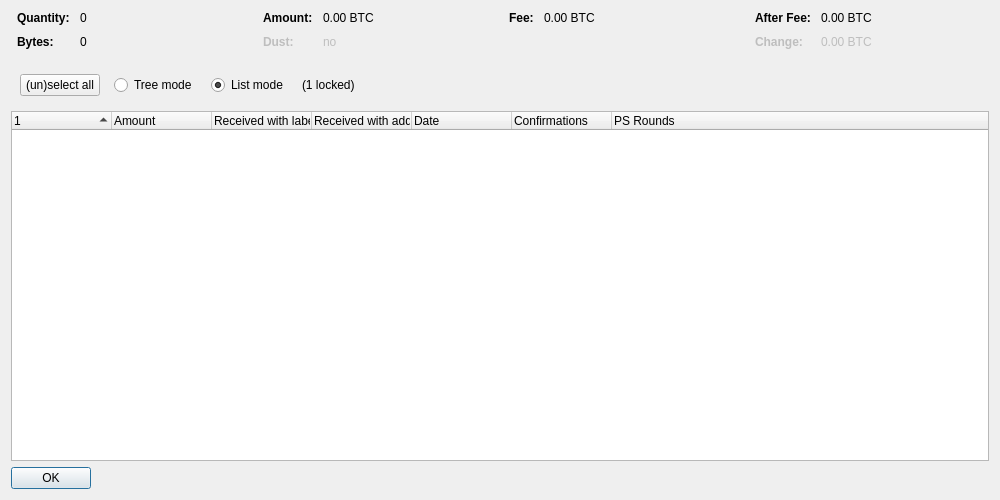
<?xml version="1.0" encoding="UTF-8"?>
<ui version="4.0">
 <class>CoinControlDialog</class>
 <widget class="QDialog" name="CoinControlDialog">
  <property name="geometry">
   <rect>
    <x>0</x>
    <y>0</y>
    <width>1000</width>
    <height>500</height>
   </rect>
  </property>
  <property name="windowTitle">
   <string>Coin Selection</string>
  </property>
  <layout class="QVBoxLayout" name="verticalLayout">
   <item>
    <layout class="QHBoxLayout" name="horizontalLayoutTop" stretch="0,0,0,0">
     <property name="topMargin">
      <number>0</number>
     </property>
     <property name="bottomMargin">
      <number>10</number>
     </property>
     <item>
      <layout class="QFormLayout" name="formLayoutCoinControl1">
       <property name="horizontalSpacing">
        <number>10</number>
       </property>
       <property name="verticalSpacing">
        <number>10</number>
       </property>
       <property name="leftMargin">
        <number>6</number>
       </property>
       <property name="rightMargin">
        <number>6</number>
       </property>
       <item row="0" column="0">
        <widget class="QLabel" name="labelCoinControlQuantityText">
         <property name="font">
          <font>
           <weight>75</weight>
           <bold>true</bold>
          </font>
         </property>
         <property name="text">
          <string>Quantity:</string> 
         </property>
        </widget>
       </item>
       <item row="0" column="1">
        <widget class="QLabel" name="labelCoinControlQuantity">
         <property name="cursor">
          <cursorShape>IBeamCursor</cursorShape>
         </property>
         <property name="contextMenuPolicy">
          <enum>Qt::ActionsContextMenu</enum>
         </property>
         <property name="text">
          <string notr="true">0</string>
         </property>
         <property name="textInteractionFlags">
          <set>Qt::LinksAccessibleByMouse|Qt::TextSelectableByKeyboard|Qt::TextSelectableByMouse</set>
         </property>
        </widget>
       </item>
       <item row="1" column="0">
        <widget class="QLabel" name="labelCoinControlBytesText">
         <property name="font">
          <font>
           <weight>75</weight>
           <bold>true</bold>
          </font>
         </property>
         <property name="text">
          <string>Bytes:</string>
         </property>
        </widget>
       </item>
       <item row="1" column="1">
        <widget class="QLabel" name="labelCoinControlBytes">
         <property name="cursor">
          <cursorShape>IBeamCursor</cursorShape>
         </property>
         <property name="contextMenuPolicy">
          <enum>Qt::ActionsContextMenu</enum>
         </property>
         <property name="text">
          <string notr="true">0</string>
         </property>
         <property name="textInteractionFlags">
          <set>Qt::LinksAccessibleByMouse|Qt::TextSelectableByKeyboard|Qt::TextSelectableByMouse</set>
         </property>
        </widget>
       </item>
      </layout>
     </item>
     <item>
      <layout class="QFormLayout" name="formLayoutCoinControl2">
       <property name="horizontalSpacing">
        <number>10</number>
       </property>
       <property name="verticalSpacing">
        <number>10</number>
       </property>
       <property name="leftMargin">
        <number>6</number>
       </property>
       <property name="rightMargin">
        <number>6</number>
       </property>
       <item row="0" column="0">
        <widget class="QLabel" name="labelCoinControlAmountText">
         <property name="font">
          <font>
           <weight>75</weight>
           <bold>true</bold>
          </font>
         </property>
         <property name="text">
          <string>Amount:</string>
         </property>
        </widget>
       </item>
       <item row="0" column="1">
        <widget class="QLabel" name="labelCoinControlAmount">
         <property name="cursor">
          <cursorShape>IBeamCursor</cursorShape>
         </property>
         <property name="contextMenuPolicy">
          <enum>Qt::ActionsContextMenu</enum>
         </property>
         <property name="text">
          <string notr="true">0.00 BTC</string>
         </property>
         <property name="textInteractionFlags">
          <set>Qt::LinksAccessibleByMouse|Qt::TextSelectableByKeyboard|Qt::TextSelectableByMouse</set>
         </property>
        </widget>
       </item>
       <item row="1" column="0">
        <widget class="QLabel" name="labelCoinControlLowOutputText">
         <property name="enabled">
          <bool>false</bool>
         </property>
         <property name="font">
          <font>
           <weight>75</weight>
           <bold>true</bold>
          </font>
         </property>
         <property name="text">
          <string>Dust:</string>
         </property>
        </widget>
       </item>
       <item row="1" column="1">
        <widget class="QLabel" name="labelCoinControlLowOutput">
         <property name="enabled">
          <bool>false</bool>
         </property>
         <property name="cursor">
          <cursorShape>IBeamCursor</cursorShape>
         </property>
         <property name="contextMenuPolicy">
          <enum>Qt::ActionsContextMenu</enum>
         </property>
         <property name="text">
          <string notr="true">no</string>
         </property>
         <property name="textInteractionFlags">
          <set>Qt::LinksAccessibleByMouse|Qt::TextSelectableByKeyboard|Qt::TextSelectableByMouse</set>
         </property>
        </widget>
       </item>
      </layout>
     </item>
     <item>
      <layout class="QFormLayout" name="formLayoutCoinControl3">
       <property name="horizontalSpacing">
        <number>10</number>
       </property>
       <property name="verticalSpacing">
        <number>10</number>
       </property>
       <property name="leftMargin">
        <number>6</number>
       </property>
       <property name="rightMargin">
        <number>6</number>
       </property>
       <item row="0" column="0">
        <widget class="QLabel" name="labelCoinControlFeeText">
         <property name="font">
          <font>
           <weight>75</weight>
           <bold>true</bold>
          </font>
         </property>
         <property name="text">
          <string>Fee:</string>
         </property>
        </widget>
       </item>
       <item row="0" column="1">
        <widget class="QLabel" name="labelCoinControlFee">
         <property name="cursor">
          <cursorShape>IBeamCursor</cursorShape>
         </property>
         <property name="contextMenuPolicy">
          <enum>Qt::ActionsContextMenu</enum>
         </property>
         <property name="text">
          <string notr="true">0.00 BTC</string>
         </property>
         <property name="textInteractionFlags">
          <set>Qt::LinksAccessibleByMouse|Qt::TextSelectableByKeyboard|Qt::TextSelectableByMouse</set>
         </property>
        </widget>
       </item>
      </layout>
     </item>
     <item>
      <layout class="QFormLayout" name="formLayoutCoinControl4">
       <property name="horizontalSpacing">
        <number>10</number>
       </property>
       <property name="verticalSpacing">
        <number>10</number>
       </property>
       <property name="leftMargin">
        <number>6</number>
       </property>
       <property name="rightMargin">
        <number>6</number>
       </property>
       <item row="0" column="0">
        <widget class="QLabel" name="labelCoinControlAfterFeeText">
         <property name="font">
          <font>
           <weight>75</weight>
           <bold>true</bold>
          </font>
         </property>
         <property name="text">
          <string>After Fee:</string>
         </property>
        </widget>
       </item>
       <item row="0" column="1">
        <widget class="QLabel" name="labelCoinControlAfterFee">
         <property name="cursor">
          <cursorShape>IBeamCursor</cursorShape>
         </property>
         <property name="contextMenuPolicy">
          <enum>Qt::ActionsContextMenu</enum>
         </property>
         <property name="text">
          <string notr="true">0.00 BTC</string>
         </property>
         <property name="textInteractionFlags">
          <set>Qt::LinksAccessibleByMouse|Qt::TextSelectableByKeyboard|Qt::TextSelectableByMouse</set>
         </property>
        </widget>
       </item>
       <item row="1" column="0">
        <widget class="QLabel" name="labelCoinControlChangeText">
         <property name="enabled">
          <bool>false</bool>
         </property>
         <property name="font">
          <font>
           <weight>75</weight>
           <bold>true</bold>
          </font>
         </property>
         <property name="text">
          <string>Change:</string>
         </property>
        </widget>
       </item>
       <item row="1" column="1">
        <widget class="QLabel" name="labelCoinControlChange">
         <property name="enabled">
          <bool>false</bool>
         </property>
         <property name="cursor">
          <cursorShape>IBeamCursor</cursorShape>
         </property>
         <property name="contextMenuPolicy">
          <enum>Qt::ActionsContextMenu</enum>
         </property>
         <property name="text">
          <string notr="true">0.00 BTC</string>
         </property>
         <property name="textInteractionFlags">
          <set>Qt::LinksAccessibleByMouse|Qt::TextSelectableByKeyboard|Qt::TextSelectableByMouse</set>
         </property>
        </widget>
       </item>
      </layout>
     </item>
    </layout>
   </item>
   <item>
    <widget class="QFrame" name="frame">
     <property name="minimumSize">
      <size>
       <width>0</width>
       <height>40</height>
      </size>
     </property>
     <property name="frameShape">
      <enum>QFrame::NoFrame</enum>
     </property>
     <property name="frameShadow">
      <enum>QFrame::Sunken</enum>
     </property>
     <layout class="QHBoxLayout" name="horizontalLayout">
      <item>
       <layout class="QHBoxLayout" name="horizontalLayoutPanel" stretch="0,0,0,0,0">
        <property name="spacing">
         <number>14</number>
        </property>
        <item>
         <widget class="QPushButton" name="pushButtonSelectAll">
          <property name="sizePolicy">
           <sizepolicy hsizetype="Maximum" vsizetype="Fixed">
            <horstretch>0</horstretch>
            <verstretch>0</verstretch>
           </sizepolicy>
          </property>
          <property name="text">
           <string>(un)select all</string>
          </property>
          <property name="autoDefault">
           <bool>false</bool>
          </property>
         </widget>
        </item>
        <item>
         <widget class="QRadioButton" name="radioTreeMode">
          <property name="sizePolicy">
           <sizepolicy hsizetype="Maximum" vsizetype="Fixed">
            <horstretch>0</horstretch>
            <verstretch>0</verstretch>
           </sizepolicy>
          </property>
          <property name="text">
           <string>Tree mode</string>
          </property>
         </widget>
        </item>
        <item>
         <widget class="QRadioButton" name="radioListMode">
          <property name="sizePolicy">
           <sizepolicy hsizetype="Maximum" vsizetype="Fixed">
            <horstretch>0</horstretch>
            <verstretch>0</verstretch>
           </sizepolicy>
          </property>
          <property name="text">
           <string>List mode</string>
          </property>
          <property name="checked">
           <bool>true</bool>
          </property>
         </widget>
        </item>
        <item>
         <widget class="QLabel" name="labelLocked">
          <property name="text">
           <string notr="true">(1 locked)</string>
          </property>
         </widget>
        </item>
        <item>
         <spacer name="horizontalSpacer">
          <property name="orientation">
           <enum>Qt::Horizontal</enum>
          </property>
          <property name="sizeHint" stdset="0">
           <size>
            <width>40</width>
            <height>20</height>
           </size>
          </property>
         </spacer>
        </item>
       </layout>
      </item>
     </layout>
    </widget>
   </item>
   <item>
    <widget class="CoinControlTreeWidget" name="treeWidget">
     <property name="contextMenuPolicy">
      <enum>Qt::CustomContextMenu</enum>
     </property>
     <property name="sortingEnabled">
      <bool>false</bool>
     </property>
     <property name="columnCount">
      <number>6</number>
     </property>
     <attribute name="headerShowSortIndicator" stdset="0">
      <bool>true</bool>
     </attribute>
     <attribute name="headerStretchLastSection">
      <bool>true</bool>
     </attribute>
     <column>
      <property name="text">
       <string/>
      </property>
     </column>
     <column>
      <property name="text">
       <string>Amount</string>
      </property>
     </column>
     <column>
      <property name="text">
       <string>Received with label</string>
      </property>
     </column>
     <column>
      <property name="text">
       <string>Received with address</string>
      </property>
     </column>
     <column>
      <property name="text">
       <string>Date</string>
      </property>
     </column>
     <column>
      <property name="text">
       <string>Confirmations</string>
      </property>
      <property name="toolTip">
       <string>Confirmed</string>
      </property>
     </column>
     <column>
      <property name="text">
       <string>PS Rounds</string>
      </property>
     </column>
     <!--
     <column>
      <property name="text">
       <string/>
      </property>
     </column>
     <column>
      <property name="text">
       <string/>
      </property>
     </column>
     <column>
      <property name="text">
       <string/>
      </property>
     </column>
     <column>
      <property name="text">
       <string/>
      </property>
    </column> -->
    </widget>
   </item>
   <item>
    <widget class="QDialogButtonBox" name="buttonBox">
     <property name="sizePolicy">
      <sizepolicy hsizetype="Maximum" vsizetype="Fixed">
       <horstretch>0</horstretch>
       <verstretch>0</verstretch>
      </sizepolicy>
     </property>
     <property name="orientation">
      <enum>Qt::Horizontal</enum>
     </property>
     <property name="standardButtons">
      <set>QDialogButtonBox::Ok</set>
     </property>
    </widget>
   </item>
  </layout>
 </widget>
 <customwidgets>
  <customwidget>
   <class>CoinControlTreeWidget</class>
   <extends>QTreeWidget</extends>
   <header>qt/coincontroltreewidget.h</header>
  </customwidget>
 </customwidgets>
 <resources/>
 <connections/>
</ui>
